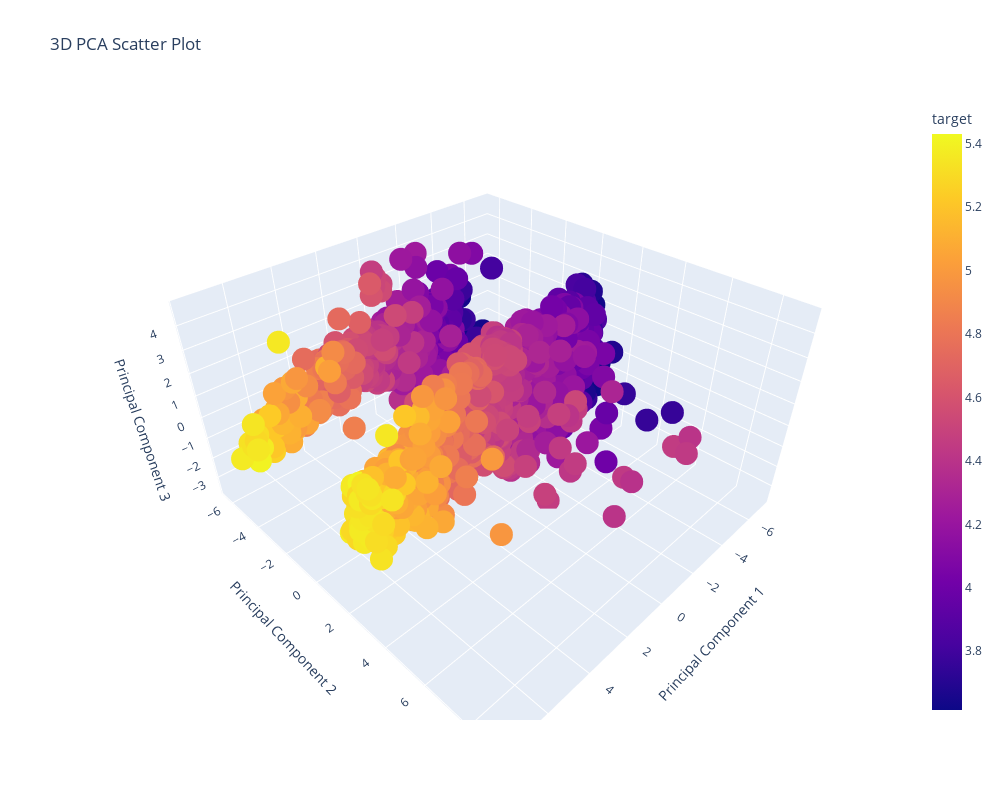

Notebook code cell kept with this figure:
### Code cell
#Repeating 3-component PCA for second-month

pca_3d_second = PCA(n_components=3)
X_pca_second_3d = pca_3d_second.fit_transform(X_train_second_scaled)

pca_df_second = pd.DataFrame(X_pca_3d, columns=['PC1', 'PC2', 'PC3'])
pca_df_second['target'] = y_train_second_array

fig = px.scatter_3d(
    pca_df_second, 
    x='PC1', 
    y='PC2', 
    z='PC3', 
    color='target', 
    title='3D PCA Scatter Plot',
    labels={'PC1': 'Principal Component 1', 'PC2': 'Principal Component 2', 'PC3': 'Principal Component 3'}
)


fig.update_layout(
    width=1000,
    height=800
)


fig.show()

### Figure 1 — Plotly figure (JSON) as saved in the notebook; plotly's stock layout.template omitted (floating-point values rounded to 4 significant figures; data arrays with more than 128 entries replaced by an {"elided": "..."} marker saying what was removed)
{"data": [{"hovertemplate": "Principal Component 1=%{x}<br>Principal Component 2=%{y}<br>Principal Component 3=%{z}<br>target=%{marker.color}<extra></extra>", "legendgroup": "", "marker": {"color": {"elided": "2859 float values"}, "coloraxis": "coloraxis", "symbol": "circle"}, "mode": "markers", "name": "", "scene": "scene", "showlegend": false, "type": "scatter3d", "x": {"elided": "2859 float values"}, "y": {"elided": "2859 float values"}, "z": {"elided": "2859 float values"}}], "layout": {"coloraxis": {"colorbar": {"title": {"text": "target"}}, "colorscale": [[0, "#0d0887"], [0.1111, "#46039f"], [0.2222, "#7201a8"], [0.3333, "#9c179e"], [0.4444, "#bd3786"], [0.5556, "#d8576b"], [0.6667, "#ed7953"], [0.7778, "#fb9f3a"], [0.8889, "#fdca26"], [1, "#f0f921"]]}, "height": 800, "legend": {"tracegroupgap": 0}, "scene": {"domain": {"x": [0, 1], "y": [0, 1]}, "xaxis": {"title": {"text": "Principal Component 1"}}, "yaxis": {"title": {"text": "Principal Component 2"}}, "zaxis": {"title": {"text": "Principal Component 3"}}}, "title": {"text": "3D PCA Scatter Plot"}, "width": 1000}}
